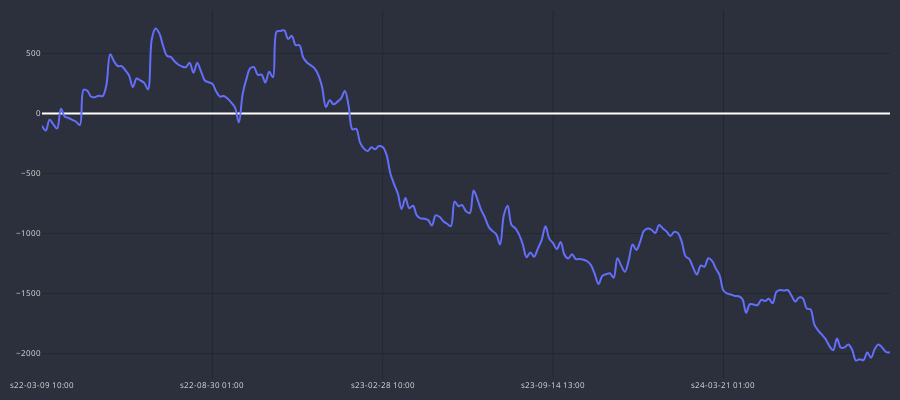

The notebook cell this image was saved under:
### Code cell
cp = CandlePlot(df_trades, candles=False)
cp.show_plot(line_traces=['GAIN_C'])
# plot shows a huge gain at the end of January 2020
# the time when the covid crises started and everything dropped except the US Dollar
# high pip value due to rise of US Dollar at this time
# doesn't tell much about how effective strategy is

### Figure 1 — Plotly figure (JSON) as saved in the notebook; plotly's stock layout.template omitted (floating-point values rounded to 4 significant figures; data arrays with more than 128 entries replaced by an {"elided": "..."} marker saying what was removed)
{"data": [{"line": {"shape": "spline", "width": 2}, "name": "GAIN_C", "type": "scatter", "x": {"elided": "225 str values"}, "y": {"elided": "225 float values"}}], "layout": {"font": {"color": "#e1e1e1", "size": 8}, "height": 400, "margin": {"b": 10, "l": 10, "r": 10, "t": 10}, "paper_bgcolor": "#2c303c", "plot_bgcolor": "#2c303c", "width": 900, "xaxis": {"autorange": true, "gridcolor": "#1f292f", "nticks": 5, "range": [0, 224], "rangeslider": {"visible": false, "yaxis": {}}, "type": "category"}, "yaxis": {"autorange": true, "gridcolor": "#1f292f", "range": [-2211.0, 861.6], "type": "linear"}}}
